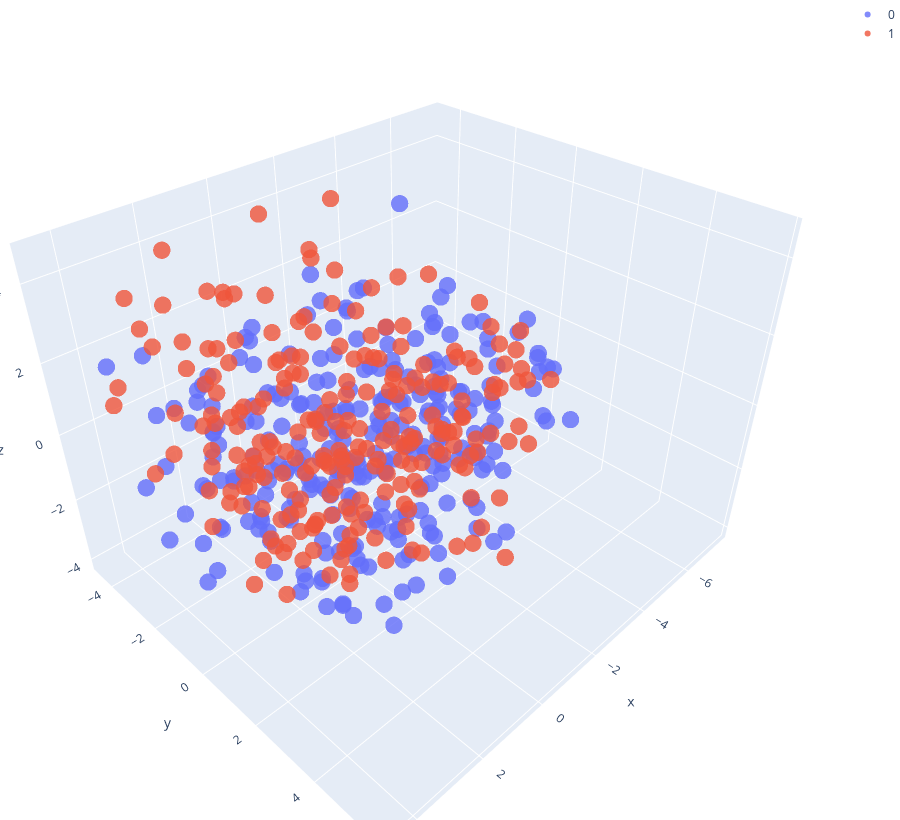

The notebook cell saved with this chart:
### Code cell
plotly.offline.iplot(
    go.Figure(
        data=[
                go.Scatter3d(
                **{
                    dim: group["embeds_n3"].str[idx].tolist() 
                    for idx, dim in enumerate(["x", "y", "z"])
                },
                text = group["text"],
                name=label,
                mode='markers',
                marker={
                    'size': 6,
                    'opacity': 0.8,
                }
            )
            for label, group in dataset.groupby("label")
        ], 
        layout=go.Layout(
            margin={'l': 0, 'r': 0, 'b': 0, 't': 0},
            height=820
        )
    )
)

### Figure 1 — Plotly figure (JSON) as saved in the notebook; plotly's stock layout.template omitted (floating-point values rounded to 4 significant figures; data arrays with more than 128 entries replaced by an {"elided": "..."} marker saying what was removed)
{"data": [{"marker": {"opacity": 0.8, "size": 6}, "mode": "markers", "name": "0", "text": {"elided": "269 str values"}, "type": "scatter3d", "x": {"elided": "269 float values"}, "y": {"elided": "269 float values"}, "z": {"elided": "269 float values"}}, {"marker": {"opacity": 0.8, "size": 6}, "mode": "markers", "name": "1", "text": {"elided": "231 str values"}, "type": "scatter3d", "x": {"elided": "231 float values"}, "y": {"elided": "231 float values"}, "z": {"elided": "231 float values"}}], "layout": {"height": 820, "margin": {"b": 0, "l": 0, "r": 0, "t": 0}}}
